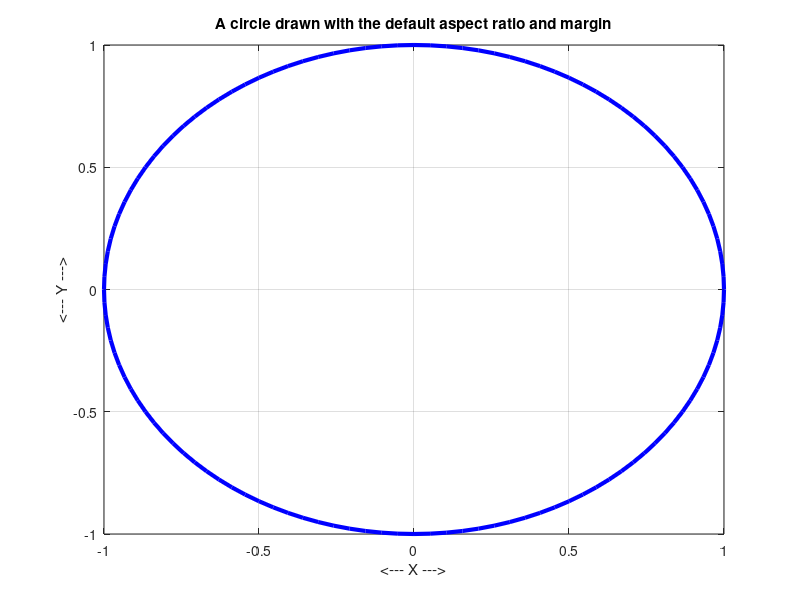
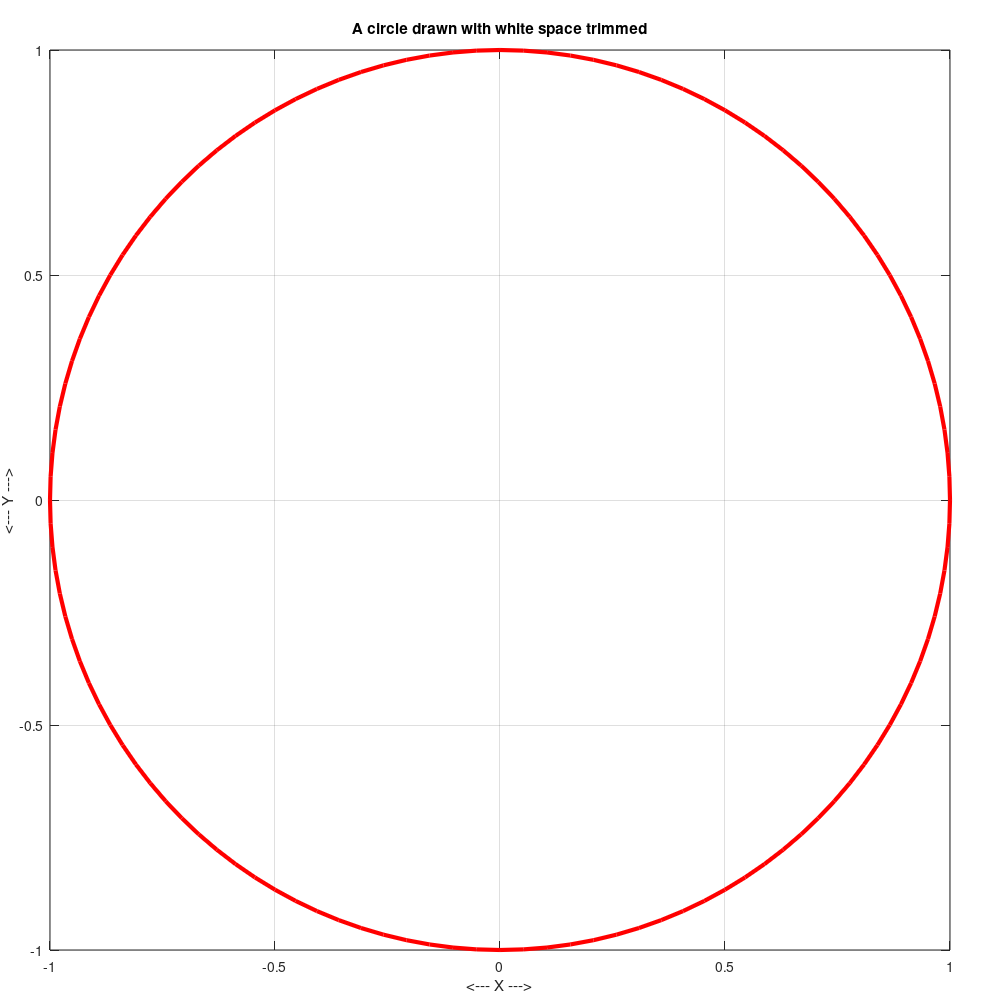

Recreate these plots in MATLAB, in order.
function figure_num = trim_test ( figure_num )

%*****************************************************************************80
%
%% TRIM_TEST tries to make a plot without all that wasted margin.
%
%  Discussion:
%
%    Surprisingly, a typical MATLAB plot can involve a lot of empty
%    space.  In the simple case where you are plotting a circle, you
%    will get white space in the grid region itself if you enforce
%    equal axis units, since MATLAB wants to display the grid within
%    a rectangle.  But you will also get a substantial margin of white
%    space around the plot area itself.  This can be annoying when you
%    are trying to prepare graphics for use in a publication, or
%    if you want to put several images side by side - the white space,
%    which contains no information, eats up lots of space.
%
%    Can you cut back that white space?  In particular, if you want to
%    plot a circle (or anything else whose shape doesn't correspond to
%    MATLAB's "golden rectangle"), can you make an image that is
%    mathematically correct, and economic in terms of wasted white space?
%
%    You may try various combinations of "axis equal", "axis square",
%    "axis tight", "axis ( [0,1,0,1] )" and so on, all the time coming
%    halfway to your goal, without ever actually achieving an image 
%    that is square (or whatever aspect ratio you want), doesn't have 
%    wasted graph space, and doesn't have that excessive margin around 
%    the plot.
%
%    After wasting a lot of time, I stumbled across a few commands that,
%    used together, seem to achieve the correct result.  However, in my
%    case, the image still looks rectangular in the MATLAB interactive
%    viewer - but comes out nice and square in the PNG image rendered 
%    by the PRINT command.
%
%  Licensing:
%
%    This code is distributed under the GNU LGPL license.
%
%  Modified:
%
%    30 May 2013
%
%  Author:
%
%    John Burkardt
%
  if ( nargin < 1 )
    figure_num = 0;
  end

  fprintf ( 1, '\n' );
  fprintf ( 1, 'TRIM_TEST\n' );
  fprintf ( 1, '  Try to suppress the wasted margin.\n' );
%
%  Set up the circle data once.
%
  r = 1.0;
  theta = linspace ( 0.0, 2.0 * pi, 121 );
  x = r * cos ( theta );
  y = r * sin ( theta );
%
%  Plot the circle with the default axis.
%
  figure_num = figure_num + 1;
  gcf = figure ( figure_num );
  plot ( x, y, 'b-', 'LineWidth', 3 );
  grid on
  xlabel ( '<--- X --->' );
  ylabel ( '<--- Y --->' );
  title ( 'A circle drawn with the default aspect ratio and margin' )

  filename = 'trim_test01.png';
  print ( '-dpng', filename );
  fprintf ( 1, '\n' );
  fprintf ( 1, '  Saved graphics file "%s".\n', filename );
%
%  Plot the circle again, using commands I DON'T REALLY UNDERSTAND.
%  But they do seem to result in a PNG image that has lost the margin junk.
%
  figure_num = figure_num + 1;
  gcf = figure ( figure_num );

  set ( gcf, 'PaperUnits', 'inches','PaperPosition', [0, 0, 10, 10] );
  pbaspect ( [ 1.0, 1.0, 1.0 ] );
  set ( gcf, 'Units', 'normal' );
  set ( gca, 'Position', [ 0.05, 0.05, 0.90, 0.90 ] )
 
  plot ( x, y, 'r-', 'LineWidth', 3 );
  grid on
  xlabel ( '<--- X --->' );
  ylabel ( '<--- Y --->' );
  title ( 'A circle drawn with white space trimmed' )

  filename = 'trim_test02.png';
  print ( '-dpng', filename );
  fprintf ( 1, '  Saved graphics file "%s".\n', filename );

  return
end

